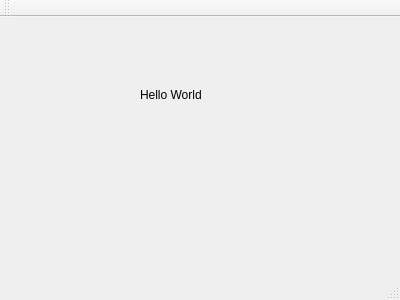
<?xml version="1.0" encoding="UTF-8"?>
<ui version="4.0">
 <class>MainWindow</class>
 <widget class="QMainWindow" name="MainWindow">
  <property name="geometry">
   <rect>
    <x>0</x>
    <y>0</y>
    <width>400</width>
    <height>300</height>
   </rect>
  </property>
  <property name="windowTitle">
   <string>MainWindow</string>
  </property>
  <widget class="QWidget" name="centralWidget">
   <widget class="QLabel" name="label">
    <property name="geometry">
     <rect>
      <x>140</x>
      <y>70</y>
      <width>101</width>
      <height>16</height>
     </rect>
    </property>
    <property name="text">
     <string>Hello World</string>
    </property>
   </widget>
  </widget>
  <widget class="QMenuBar" name="menuBar">
   <property name="geometry">
    <rect>
     <x>0</x>
     <y>0</y>
     <width>400</width>
     <height>22</height>
    </rect>
   </property>
  </widget>
  <widget class="QToolBar" name="mainToolBar">
   <attribute name="toolBarArea">
    <enum>TopToolBarArea</enum>
   </attribute>
   <attribute name="toolBarBreak">
    <bool>false</bool>
   </attribute>
  </widget>
  <widget class="QStatusBar" name="statusBar"/>
 </widget>
 <layoutdefault spacing="6" margin="11"/>
 <resources/>
 <connections/>
</ui>
